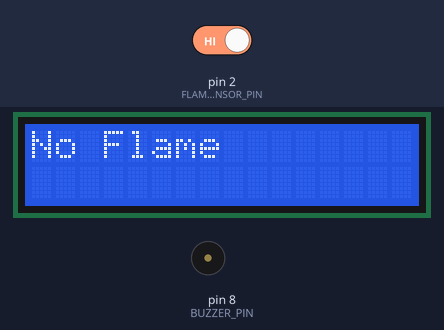
The sketch below on a simulated Arduino Uno, built with avr-gcc and run on an emulated ATmega328P. On the bench: 16×2 character LCD, buzzer (waves = sounding, pin HIGH). The inputs (shaded band) are chosen by the test bench; at power-on: pin 2 (FLAME_SENSOR_PIN) HIGH.

Above: at 3.2 s.
3.3 s: pin 2 (FLAME_SENSOR_PIN) driven LOW
At 4.8 s:
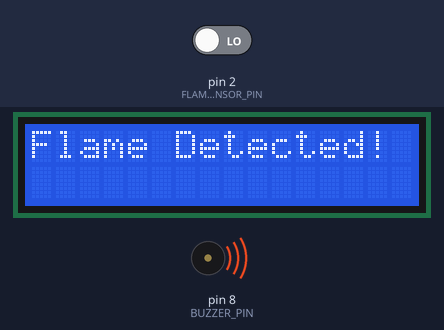
5.1 s: pin 2 (FLAME_SENSOR_PIN) driven HIGH
At 6.5 s:
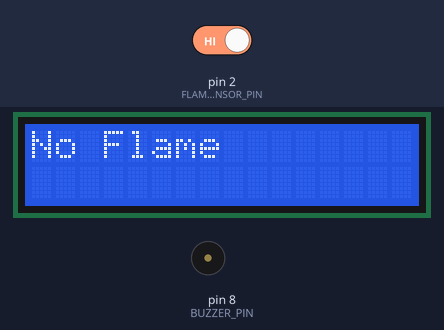
Timing chart, 0 to 8.1 s (numbered marks = the images above; inputs shaded):
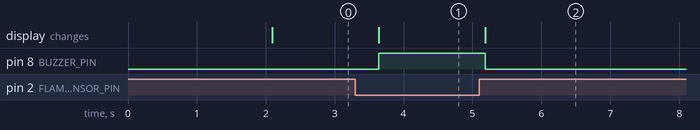

The sketch:

arduino_bluetooth_hc-05_car_code.ino
```cpp
#include <Wire.h>
#include <LiquidCrystal_I2C.h>

#define FLAME_SENSOR_PIN 2
#define BUZZER_PIN 8

LiquidCrystal_I2C lcd(0x27, 16, 2); // Adjust the address to 0x27 or 0x3F depending on your I2C module

void setup() {
  pinMode(FLAME_SENSOR_PIN, INPUT);
  pinMode(BUZZER_PIN, OUTPUT);

  lcd.init();
  lcd.backlight();
  lcd.setCursor(0, 0);
  lcd.print("Flame Sensor");
  delay(2000);
  lcd.clear();
}

void loop() {
  int flameState = digitalRead(FLAME_SENSOR_PIN);

  if (flameState == LOW) {
    lcd.setCursor(0, 0);
    lcd.print("Flame Detected!");
    digitalWrite(BUZZER_PIN, HIGH);
  } else {
    lcd.setCursor(0, 0);
    lcd.print("No Flame        ");
    digitalWrite(BUZZER_PIN, LOW);
  }

  delay(500); // Check every 500ms
}
```

Measured:
- after the input at 3.3 s, pin 8 (BUZZER_PIN): LOW → HIGH after 0.34 s; the display: changes after 0.34 s (image 1)
- after the input at 5.1 s, pin 8 (BUZZER_PIN): HIGH → LOW after 0.08 s; the display: changes after 0.08 s (image 2)
